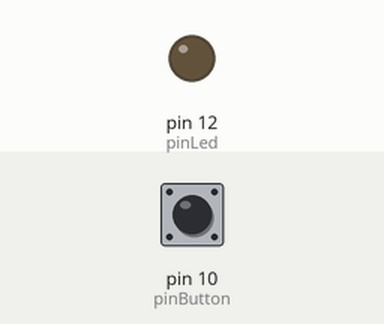
Recording of a sketch running on a simulated Arduino Uno, built with avr-gcc and run on an emulated ATmega328P. Parts: output pins drawn as LEDs (lit = HIGH). Inputs (shaded band) come from the test bench; at power-on: pin 10 (pinButton) LOW.

Above: at 1.2 s.
1.3 s: pin 10 (pinButton) pulled HIGH for 0.15 s
At 2.1 s:
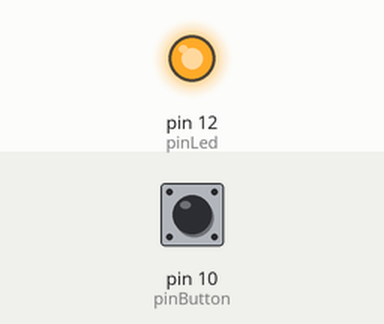
3.0 s: pin 10 (pinButton) pulled HIGH for 1 s
At 4.6 s:
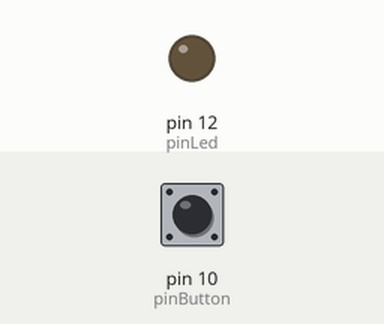
5.5 s: pin 10 (pinButton) pulled HIGH for 3.2 s
At 6.5 s:
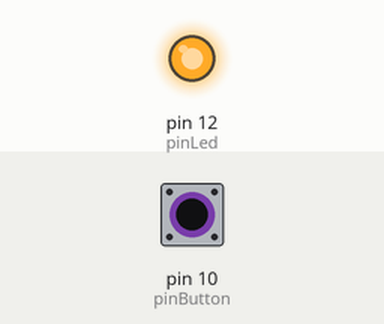
Timing chart, 0 to 8.5 s (numbered marks = the images above; inputs shaded):
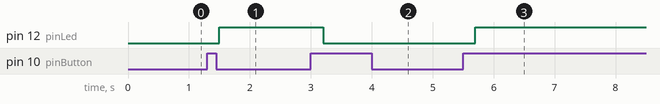

The sketch:

scenario3.ino
```cpp
/*
Scenario 3 : State-based alarm
Pushing the button once switch the system in a mode where the LED is switched on. Pushing it again switches it off
*/

const byte pinLed = 12;
const byte pinButton = 10;
bool switchLedOn;
int buttonState;
int oldButtonState;


void setup() {
  pinMode(pinLed, OUTPUT);
  pinMode(pinButton, INPUT);
  switchLedOn = false;
  buttonState = 0;
  oldButtonState = 0;
}

void loop() {
  int buttonState = digitalRead(pinButton);
  if(buttonState == 1 && oldButtonState !=1) {
    switchLedOn = !switchLedOn;
    delay(200);
  }
  oldButtonState = buttonState;
  if(switchLedOn) {
    digitalWrite(pinLed, HIGH);
  }
  else {
    digitalWrite(pinLed, LOW);
  }
} 
```

Measured:
- after the input at 1.3 s, pin 12 (pinLed): LOW → HIGH after 0.20 s
- after the input at 3.0 s, pin 12 (pinLed): HIGH → LOW after 0.20 s
- after the input at 5.5 s, pin 12 (pinLed): LOW → HIGH after 0.20 s
